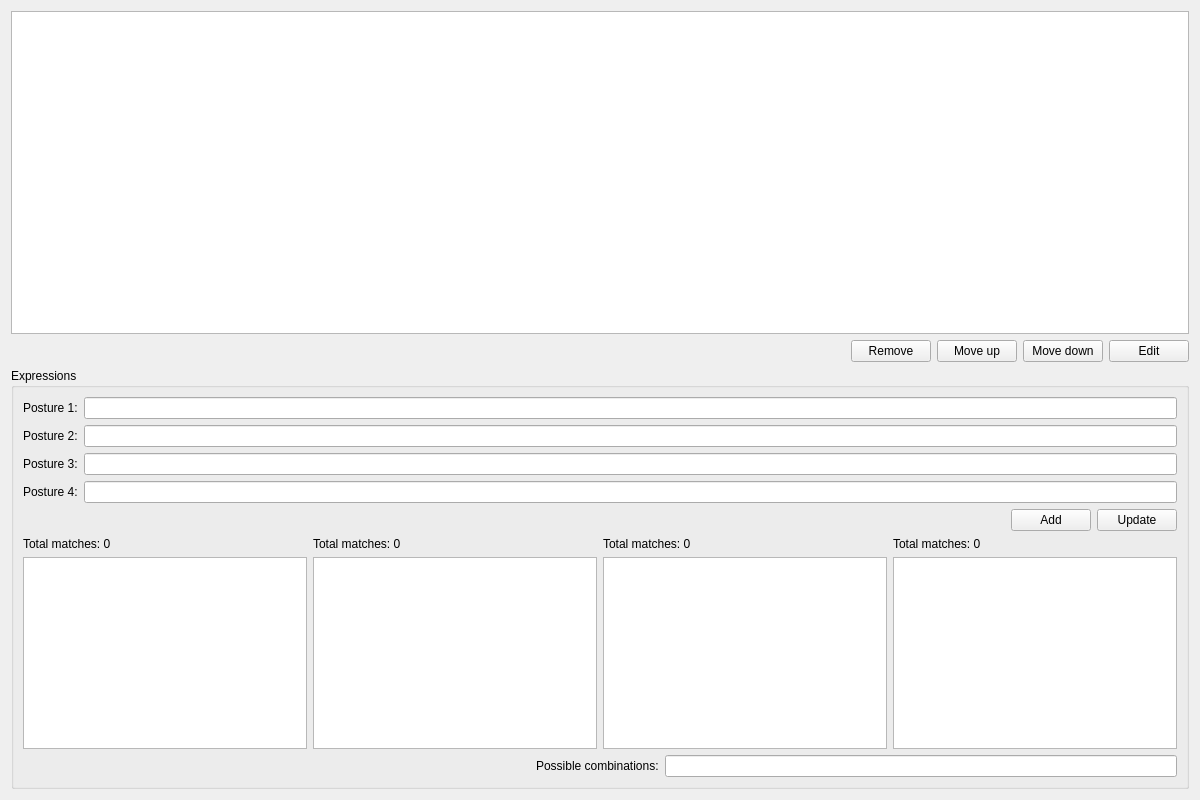
<?xml version="1.0" encoding="UTF-8"?>
<ui version="4.0">
 <class>RuleManagerWindow</class>
 <widget class="QWidget" name="RuleManagerWindow">
  <property name="geometry">
   <rect>
    <x>0</x>
    <y>0</y>
    <width>1200</width>
    <height>800</height>
   </rect>
  </property>
  <property name="windowTitle">
   <string>Rule manager</string>
  </property>
  <layout class="QVBoxLayout" name="verticalLayout">
   <item>
    <widget class="QTableWidget" name="rulesTable">
     <property name="alternatingRowColors">
      <bool>true</bool>
     </property>
     <property name="selectionMode">
      <enum>QAbstractItemView::SingleSelection</enum>
     </property>
     <property name="selectionBehavior">
      <enum>QAbstractItemView::SelectRows</enum>
     </property>
    </widget>
   </item>
   <item>
    <widget class="QWidget" name="widget_2" native="true">
     <layout class="QHBoxLayout" name="horizontalLayout">
      <property name="margin">
       <number>0</number>
      </property>
      <item>
       <spacer name="horizontalSpacer">
        <property name="orientation">
         <enum>Qt::Horizontal</enum>
        </property>
        <property name="sizeHint" stdset="0">
         <size>
          <width>40</width>
          <height>20</height>
         </size>
        </property>
       </spacer>
      </item>
      <item>
       <widget class="QPushButton" name="removeButton">
        <property name="text">
         <string>Remove</string>
        </property>
       </widget>
      </item>
      <item>
       <widget class="QPushButton" name="moveUpButton">
        <property name="text">
         <string>Move up</string>
        </property>
       </widget>
      </item>
      <item>
       <widget class="QPushButton" name="moveDownButton">
        <property name="text">
         <string>Move down</string>
        </property>
       </widget>
      </item>
      <item>
       <widget class="QPushButton" name="editButton">
        <property name="text">
         <string>Edit</string>
        </property>
       </widget>
      </item>
     </layout>
    </widget>
   </item>
   <item>
    <widget class="QGroupBox" name="groupBox">
     <property name="sizePolicy">
      <sizepolicy hsizetype="Preferred" vsizetype="Minimum">
       <horstretch>0</horstretch>
       <verstretch>0</verstretch>
      </sizepolicy>
     </property>
     <property name="title">
      <string>Expressions</string>
     </property>
     <layout class="QGridLayout" name="gridLayout">
      <item row="3" column="2">
       <widget class="QListWidget" name="matches3ListWidget">
        <property name="sizePolicy">
         <sizepolicy hsizetype="Expanding" vsizetype="Minimum">
          <horstretch>0</horstretch>
          <verstretch>0</verstretch>
         </sizepolicy>
        </property>
        <property name="minimumSize">
         <size>
          <width>0</width>
          <height>150</height>
         </size>
        </property>
        <property name="alternatingRowColors">
         <bool>true</bool>
        </property>
        <property name="selectionMode">
         <enum>QAbstractItemView::NoSelection</enum>
        </property>
       </widget>
      </item>
      <item row="1" column="0" colspan="4">
       <widget class="QWidget" name="widget_3" native="true">
        <layout class="QHBoxLayout" name="horizontalLayout_2">
         <property name="margin">
          <number>0</number>
         </property>
         <item>
          <spacer name="horizontalSpacer_2">
           <property name="orientation">
            <enum>Qt::Horizontal</enum>
           </property>
           <property name="sizeHint" stdset="0">
            <size>
             <width>40</width>
             <height>20</height>
            </size>
           </property>
          </spacer>
         </item>
         <item>
          <widget class="QPushButton" name="addButton">
           <property name="text">
            <string>Add</string>
           </property>
          </widget>
         </item>
         <item>
          <widget class="QPushButton" name="updateButton">
           <property name="text">
            <string>Update</string>
           </property>
          </widget>
         </item>
        </layout>
       </widget>
      </item>
      <item row="3" column="0">
       <widget class="QListWidget" name="matches1ListWidget">
        <property name="sizePolicy">
         <sizepolicy hsizetype="Expanding" vsizetype="Minimum">
          <horstretch>0</horstretch>
          <verstretch>0</verstretch>
         </sizepolicy>
        </property>
        <property name="minimumSize">
         <size>
          <width>0</width>
          <height>150</height>
         </size>
        </property>
        <property name="alternatingRowColors">
         <bool>true</bool>
        </property>
        <property name="selectionMode">
         <enum>QAbstractItemView::NoSelection</enum>
        </property>
       </widget>
      </item>
      <item row="2" column="1">
       <widget class="QLabel" name="matches2Label">
        <property name="text">
         <string>Total matches: 0</string>
        </property>
       </widget>
      </item>
      <item row="3" column="3">
       <widget class="QListWidget" name="matches4ListWidget">
        <property name="sizePolicy">
         <sizepolicy hsizetype="Expanding" vsizetype="Minimum">
          <horstretch>0</horstretch>
          <verstretch>0</verstretch>
         </sizepolicy>
        </property>
        <property name="minimumSize">
         <size>
          <width>0</width>
          <height>150</height>
         </size>
        </property>
        <property name="alternatingRowColors">
         <bool>true</bool>
        </property>
        <property name="selectionMode">
         <enum>QAbstractItemView::NoSelection</enum>
        </property>
       </widget>
      </item>
      <item row="0" column="0" colspan="4">
       <widget class="QWidget" name="widget" native="true">
        <property name="sizePolicy">
         <sizepolicy hsizetype="Preferred" vsizetype="Minimum">
          <horstretch>0</horstretch>
          <verstretch>0</verstretch>
         </sizepolicy>
        </property>
        <layout class="QFormLayout" name="formLayout">
         <property name="fieldGrowthPolicy">
          <enum>QFormLayout::ExpandingFieldsGrow</enum>
         </property>
         <property name="margin">
          <number>0</number>
         </property>
         <item row="0" column="0">
          <widget class="QLabel" name="label_2">
           <property name="text">
            <string>Posture 1:</string>
           </property>
          </widget>
         </item>
         <item row="0" column="1">
          <widget class="QLineEdit" name="expression1LineEdit"/>
         </item>
         <item row="1" column="0">
          <widget class="QLabel" name="label_3">
           <property name="text">
            <string>Posture 2:</string>
           </property>
          </widget>
         </item>
         <item row="1" column="1">
          <widget class="QLineEdit" name="expression2LineEdit"/>
         </item>
         <item row="2" column="0">
          <widget class="QLabel" name="label_5">
           <property name="text">
            <string>Posture 3:</string>
           </property>
          </widget>
         </item>
         <item row="2" column="1">
          <widget class="QLineEdit" name="expression3LineEdit"/>
         </item>
         <item row="3" column="0">
          <widget class="QLabel" name="label_4">
           <property name="text">
            <string>Posture 4:</string>
           </property>
          </widget>
         </item>
         <item row="3" column="1">
          <widget class="QLineEdit" name="expression4LineEdit"/>
         </item>
        </layout>
       </widget>
      </item>
      <item row="4" column="0" colspan="4">
       <widget class="QWidget" name="widget_4" native="true">
        <layout class="QHBoxLayout" name="horizontalLayout_3">
         <property name="margin">
          <number>0</number>
         </property>
         <item>
          <spacer name="horizontalSpacer_3">
           <property name="orientation">
            <enum>Qt::Horizontal</enum>
           </property>
           <property name="sizeHint" stdset="0">
            <size>
             <width>40</width>
             <height>20</height>
            </size>
           </property>
          </spacer>
         </item>
         <item>
          <widget class="QLabel" name="label_6">
           <property name="text">
            <string>Possible combinations:</string>
           </property>
          </widget>
         </item>
         <item>
          <widget class="QLineEdit" name="combinationsLineEdit">
           <property name="readOnly">
            <bool>true</bool>
           </property>
          </widget>
         </item>
        </layout>
       </widget>
      </item>
      <item row="2" column="2">
       <widget class="QLabel" name="matches3Label">
        <property name="text">
         <string>Total matches: 0</string>
        </property>
       </widget>
      </item>
      <item row="2" column="3">
       <widget class="QLabel" name="matches4Label">
        <property name="text">
         <string>Total matches: 0</string>
        </property>
       </widget>
      </item>
      <item row="2" column="0">
       <widget class="QLabel" name="matches1Label">
        <property name="text">
         <string>Total matches: 0</string>
        </property>
       </widget>
      </item>
      <item row="3" column="1">
       <widget class="QListWidget" name="matches2ListWidget">
        <property name="sizePolicy">
         <sizepolicy hsizetype="Expanding" vsizetype="Minimum">
          <horstretch>0</horstretch>
          <verstretch>0</verstretch>
         </sizepolicy>
        </property>
        <property name="minimumSize">
         <size>
          <width>0</width>
          <height>150</height>
         </size>
        </property>
        <property name="alternatingRowColors">
         <bool>true</bool>
        </property>
        <property name="selectionMode">
         <enum>QAbstractItemView::NoSelection</enum>
        </property>
       </widget>
      </item>
     </layout>
    </widget>
   </item>
  </layout>
 </widget>
 <resources/>
 <connections/>
</ui>
